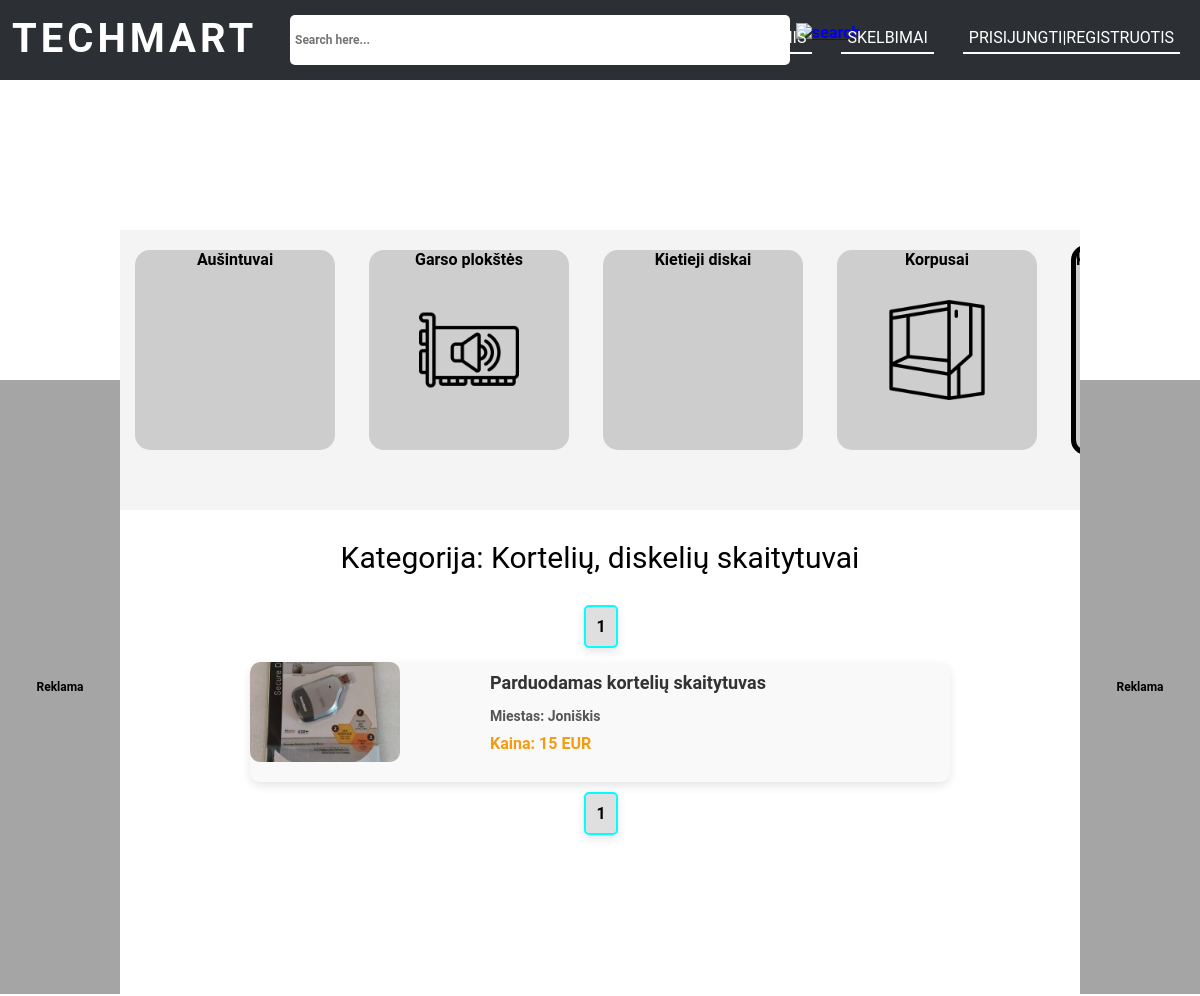
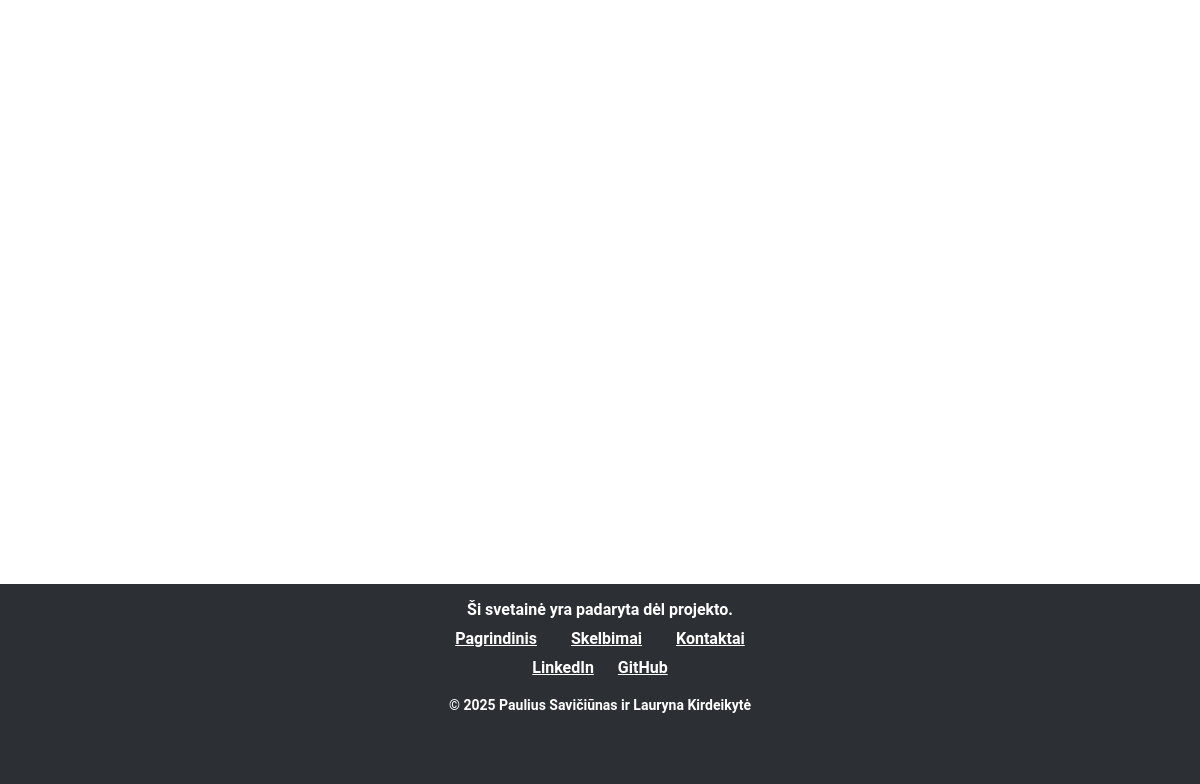
/techmart/Sites/Skelbimai.php?page=1&kategorija=5, run on the app's committed database (2 pictures, top to bottom).
### tables this page shows
CREATE TABLE IF NOT EXISTS `kategorijos` (
  `ID` int unsigned NOT NULL AUTO_INCREMENT,
  `Pavadinimas` varchar(255) DEFAULT NULL,
  `Icon` char(50) DEFAULT NULL,
  PRIMARY KEY (`ID`)
);

CREATE TABLE IF NOT EXISTS `skelbimai` (
  `ID` int NOT NULL AUTO_INCREMENT,
  `VartotojoID` int unsigned NOT NULL,
  `Pavadinimas` char(255) NOT NULL DEFAULT '',
  `Kategorija` int unsigned NOT NULL,
  `Aprasymas` text NOT NULL,
  `Tel_Nr` varchar(50) NOT NULL,
  `El_pastas` varchar(50) NOT NULL,
  `Miestas` varchar(50) NOT NULL,
  `Kaina` int unsigned NOT NULL DEFAULT '0',
  `Nuotraukos` text,
  `Ikelimo_data` datetime NOT NULL,
  `Paspaudimai` int NOT NULL DEFAULT (0),
  UNIQUE KEY `ID` (`ID`),
  KEY `FK_skelbimai_vartotojai` (`VartotojoID`),
  KEY `FK_skelbimai_kategorijos` (`Kategorija`),
  CONSTRAINT `FK_skelbimai_kategorijos` FOREIGN KEY (`Kategorija`) REFERENCES `kategorijos` (`ID`) ON DELETE CASCADE ON UPDATE CASCADE,
  CONSTRAINT `FK_skelbimai_vartotojai` FOREIGN KEY (`VartotojoID`) REFERENCES `vartotojai` (`ID`) ON DELETE CASCADE ON UPDATE CASCADE
);

### techmart/Sites/Skelbimai.php (the view, shortened to what this page needs)
<!DOCTYPE html>
<html lang="lt">
<head>
    <link rel="stylesheet" href="../style.css">
</head>
<body>
    <div id="meniu">
        <a href="index.php" id="logo">TECHMART</a>
        <form id="search" action="Paieskos_rezultatai.php" method="get">
        <span>
            <input id="search-bar" name="search" type="search" placeholder="Search here..." value="<?php echo isset($_GET['search']) ? $_GET['search'] : ''; ?>">
            <a href="#" onclick="document.getElementById('search').submit()" for="search-bar"><img id="src-icon" src="../images/search_icon.png" alt="search" style='top: -24px; left: 796px;'></a>
        </span>
    </form>
        <div id="meniu-buttons">
            <button id="Pagrindinis-button" type="button">Pagrindinis</button>
            <button id="Skelbimai-button" type="button">Skelbimai</button>
            <?php if (isset($_SESSION['username'])): ?>
                <img id="Profile-icon" src="../images/profile-user.png" alt="User" onclick="ProfileMenu()">
                <div id="Profile-menu">
                    <a href="Mano_skelbimai.php">Mano skelbimai</a>
                    <a href="?logout=true">Atsijungti</a>
                </div>
            <?php else: ?>
                <button id="log-in-button" type="button">Prisijungti|Registruotis</button>
            <?php endif; ?>
        </div>
    </div>
    <div id="main-box">
    <div id="kategoriju-menu">
            <?php
            require('Connect.php');
            $sql = "SELECT Pavadinimas, ID, Icon FROM kategorijos";
            $result = $conn->query($sql);
            while ($row = $result->fetch_assoc()) {
                echo "<a href='Skelbimai.php?page=1&kategorija=".$row["ID"]."' id='button_" . $row["ID"] . "' class='kategoriju-button' type='button'>" . $row["Pavadinimas"] . "</a>
                    <style>
                        #button_" . $row["ID"] . " {
                            display: inline-block;
                            width: 200px;
                            height: 200px;
                            background-size: 100px;
                            background-position: center;
                            background-repeat: no-repeat;
                        }
                    </style>
                    <script>
                        document.getElementById('button_" . $row["ID"] . "').style.backgroundImage = 'url(\"../images/Kategoriju_Ikonos/" . $row["Icon"] . "\")';
                    </script>";
            }
            ?>
        </div>
        <?PHP
         if (isset($_GET['kategorija'])) {
            $kategorija = $_GET['kategorija'];
            $result = $conn->query("SELECT COUNT(*) as kiek FROM skelbimai WHERE Kategorija = $kategorija");
            $kategorijos_pav = $conn->query("SELECT Pavadinimas FROM kategorijos WHERE ID = $kategorija");
            echo "<p style='font-size:30px; font-weight: normal; text-align:center;'>Kategorija: ". $kategorijos_pav->fetch_assoc()["Pavadinimas"]."</p>";
        }
        ?>
        <div class="pages">
            <?PHP
            if (isset($_GET['kategorija'])) {
                $kategorija = $_GET['kategorija'];
                $result = $conn->query("SELECT COUNT(*) as kiek FROM skelbimai WHERE Kategorija = $kategorija");
            } else {
                $result = $conn->query("SELECT COUNT(*) as kiek FROM skelbimai");
            }
            if ($result) {
                $row = $result->fetch_assoc();
                $totalRows = $row["kiek"];
                $maxlisting = 20;
                for ($i = 0; $i < $totalRows; $i++) {
                    if ($i % $maxlisting == 0) {
                        $pageNumber = ($i / $maxlisting) + 1;
                        if (isset($_GET['kategorija'])) {
                            $kategorija = $_GET['kategorija'];
                            echo "<a class='page_$pageNumber' href='Skelbimai.php?page=$pageNumber&kategorija=$kategorija'>$pageNumber</a> ";
                        }
                        else echo "<a class='page_$pageNumber' href='Skelbimai.php?page=$pageNumber'>$pageNumber</a> ";
                    }
                }
            } else {
                echo "Error: " . $conn->error;
            }
            ?>
        </div>
        <div id="items">
            <?php
            $page = $_GET["page"];
            $page = intval($page);
            $kiek = 20;
            $offset = ($page - 1) * $kiek;
            if (isset($_GET['kategorija'])) {
                $kategorija = $_GET['kategorija'];
                $result = $conn->query("SELECT * FROM skelbimai WHERE Kategorija = $kategorija LIMIT $kiek OFFSET $offset");
            } else {
                $result = $conn->query("SELECT * FROM skelbimai LIMIT $kiek OFFSET $offset");
            }
            if ($result && $result->num_rows > 0) {
                while ($row = $result->fetch_assoc()) {
                    $ID = $row['ID'];
                    $Pavadinimas = $row["Pavadinimas"];
                    $Miestas = $row["Miestas"];
                    $Kainas = $row["Kaina"];
                    $Nuotraukos = isset($row["Nuotraukos"]) && !empty($row["Nuotraukos"]) ? explode("||", $row["Nuotraukos"]) : [];
                    echo "<div class='item'>";
                    echo "<a href='User_Skelbimas.php?id=" . htmlspecialchars($ID) . "'>";
                    if (isset($Nuotraukos[0]) && !empty($Nuotraukos[0])) {
                        echo "<img src='../images/Skelbimu/" . htmlspecialchars($Nuotraukos[0]) . "' alt='Nuotrauka'>";
                    } else {
                        echo "<img src='../images/default-image.jpg' alt='Default Image'>";
                    }
                    echo "<div class='info'>";
                    echo "<h2>" . htmlspecialchars($Pavadinimas) . "</h2>";
                    echo "<p><strong>Miestas:</strong> " . htmlspecialchars($Miestas) . "</p>";
                    echo "<p class='price'>Kaina: " . htmlspecialchars($Kainas) . " EUR</p>";
                    echo "</div>";
                    echo "</a>";
                    echo "</div>";
                }
            } else {
                echo "No listings available.";
            }
            ?>
        </div>
        <div class="pages">
            <?PHP
            if (isset($_GET['kategorija'])) {
                $kategorija = $_GET['kategorija'];
                $result = $conn->query("SELECT COUNT(*) as kiek FROM skelbimai WHERE Kategorija = $kategorija");
            } else {
                $result = $conn->query("SELECT COUNT(*) as kiek FROM skelbimai");
            }
            if ($result) {
                $row = $result->fetch_assoc();
                $totalRows = $row["kiek"];
                for ($i = 0; $i < $totalRows; $i++) {
                    if ($i % $maxlisting == 0) {
                        $pageNumber = ($i / $maxlisting) + 1;
                        if (isset($_GET['kategorija'])) {
                            $kategorija = $_GET['kategorija'];
                            echo "<a class='page_$pageNumber' href='Skelbimai.php?page=$pageNumber&kategorija=$kategorija'>$pageNumber</a> ";
                        }
                        else echo "<a class='page_$pageNumber' href='Skelbimai.php?page=$pageNumber'>$pageNumber</a> ";
                    }
                }
            } else {
                echo "Error: " . $conn->error;
            }
            ?>
        </div>
        <div id="ad-1">Reklama</div>
        <div id="ad-2">Reklama</div>
        <div id="footer">
        <div class="footer-content">
        <p class="footer-text">Ši svetainė yra padaryta dėl projekto.</p>
        <div class="footer-links">
            <a href="index.php">Pagrindinis</a>
            <a href="Skelbimai.php">Skelbimai</a>
            <a href="#contact">Kontaktai</a>
        </div>
        <div class="footer-social">
            <a href="https://www.linkedin.com" target="_blank">LinkedIn</a>
            <a href="https://github.com" target="_blank">GitHub</a>
        </div>
        <p class="footer-copyright">© 2025 Paulius Savičiūnas ir Lauryna Kirdeikytė</p>
    </div>
        </div>
    </div>
</body>
</html>

### techmart/style.css (style rules this page uses)
#logo { font-size: 40px; letter-spacing: 4px; color: white; text-decoration: none; width: 150px; position: relative; left: 1vw; bottom: -15px; z-index: 1; }
body { z-index: 0; background-color: #1c1c2d; margin: 0; padding: 0; }
* { font-family: "Roboto", sans-serif; font-weight: bold; }
#meniu { z-index: 10; height: 80px; background-color: #2C2F33; }
#search-bar { padding-left: 50px; min-width: 100px; max-width: 500px; font-size: 1vw; margin-right: 10px; position: absolute; border: solid 3px; left: 290px; top: 15px; width: 300vw; height: 50px; border-radius: 5px; border: none; }
#src-icon { position: relative; left: 540px; bottom: -21px; width: 40px; }
#meniu-buttons { max-width: 1000px; top: 15px; right: 20px; margin-right: 0; position: absolute; }
#meniu-buttons>button { position: relative; top: 12px; cursor: pointer; margin-left: 25px; padding-bottom: 5px; width: auto; border: none; text-transform: uppercase; font-size: 16px; font-weight: normal; border-bottom: solid white 2px; color: white; background-color: #00fafa00; }
#main-box { width: 100%; padding-top: 100px; position: relative; z-index: 0; height: fit-content; min-height: 1350px; padding-bottom: 250px; background-color: white; }
#footer { left: 0; position: absolute; bottom: 0px; height: 200px; width:100%; background-color: #2C2F33; text-align: center; color: white; }
.footer-content { max-width: 1200px; margin: 0 auto; }
.footer-text { font-size: 16px; margin-bottom: 10px; }
.footer-links { margin-bottom: 10px; }
.footer-links a { color: white; margin: 0 15px; }
.footer-social a { color: white; margin: 0 10px; }
.footer-copyright { font-size: 14px; margin-top: 20px; }
#ad-1, #ad-2 { color: black; background-color: rgb(165, 165, 165); font-size: 12px; padding: 300px 0; position: absolute; width: 120px; text-align: center; }
#ad-1 { left: 0; top: 300px; }
#ad-2 { top: 300px; right: 0; }
#new, #popular, #kategoriju-menu { overflow-y: hidden; white-space: nowrap; overflow-x: scroll; z-index: 4; font-size: 16px; text-align: center; background-color: #c5bdbd2c; margin-top: 50px; margin-inline: 120px; height: 280px; }
.kategoriju-button { display: inline-block; padding: 0; margin: 15px; z-index: 1; pointer-events: auto; width: 200px; height: 200px; background-color: rgba(128, 128, 128, 0.329); color: black; border-radius: 15px; text-decoration: none; }
#items { display: flex; flex-wrap: wrap; justify-content: center; align-items: center; margin-inline: 100px; }
.item { position: relative; display: inline-block; width: 680px; height: 100px; margin: 10px; background-color: #f9f9f9; border-radius: 10px; overflow: hidden; box-shadow: 0 4px 10px rgba(0, 0, 0, 0.1); padding: 10px; }
.item a { position: absolute; top: 0; left: 0; width: 100%; min-width: 700px; height: 100%; }
.item img { overflow: hidden; max-width: 200px; margin-right: 15px; border-radius: 5px; }
.item h2 { font-size: 44px; margin: 0 0 5px; color: #333; }
.item .price { color: rgb(2, 148, 2); font-size: 1em; font-weight: bold; }
.item a { width: 80%; font-size: 20px; text-decoration: none; color: #6c7681; }
.info { position: absolute; top: 10px; left: 220px; }
#search-bar { padding: 5px; margin-right: 10px; }
.item img { width: 150px; height: 100px; object-fit: cover; border-radius: 10px; }
.info { margin-left: 20px; display: flex; flex-direction: column; justify-content: center; flex-grow: 1; }
.info h2 { font-size: 18px; font-weight: bold; margin: 0 0 10px; color: #333; transition: color 0.3s ease; }
.info p { font-size: 14px; color: #555; margin: 5px 0; }
.info .price { font-size: 16px; color: #f39c12; font-weight: bold; }
.pages { width: fit-content; margin: auto; }
.pages a { text-decoration: none; display: inline-block; background-color: #cfcfcfab; border-radius: 5px; overflow: hidden; box-shadow: 0 4px 10px rgba(0, 0, 0, 0.1); margin-left: 2px; width: fit-content; padding: 10px; color: black; }

### data on the page
kategorijos: Pavadinimas "Aušintuvai"
kategorijos: shows a picture, Pavadinimas "Garso plokštės"
kategorijos: Pavadinimas "Kietieji diskai"
kategorijos: shows a picture, Pavadinimas "Korpusai"
kategorijos: shows a picture, Pavadinimas "Kortelių, diskelių skaitytuvai"
skelbimai: Pavadinimas "Parduodamas kortelių skaitytuvas", Miestas "Joniškis", Kaina "15"

### other printed values
$pageNumber "1"
